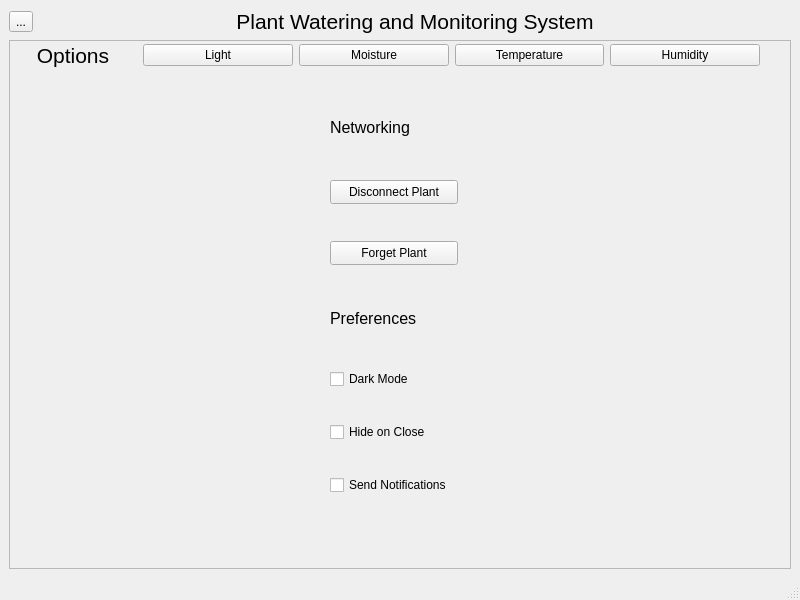
<?xml version="1.0" encoding="UTF-8"?>
<ui version="4.0">
 <class>MainWindow</class>
 <widget class="QMainWindow" name="MainWindow">
  <property name="geometry">
   <rect>
    <x>0</x>
    <y>0</y>
    <width>800</width>
    <height>600</height>
   </rect>
  </property>
  <property name="windowTitle">
   <string>MainWindow</string>
  </property>
  <widget class="QWidget" name="centralwidget">
   <layout class="QGridLayout" name="gridLayout">
    <item row="1" column="0">
     <widget class="QToolButton" name="optionsButton">
      <property name="text">
       <string>...</string>
      </property>
     </widget>
    </item>
    <item row="1" column="1">
     <widget class="QLabel" name="titleLabel">
      <property name="font">
       <font>
        <pointsize>16</pointsize>
       </font>
      </property>
      <property name="autoFillBackground">
       <bool>true</bool>
      </property>
      <property name="text">
       <string>Plant Watering and Monitoring System</string>
      </property>
      <property name="alignment">
       <set>Qt::AlignCenter</set>
      </property>
     </widget>
    </item>
    <item row="2" column="0" rowspan="3" colspan="2">
     <layout class="QGridLayout" name="optionsMenu" rowstretch="0">
      <property name="rightMargin">
       <number>0</number>
      </property>
      <item row="0" column="0">
       <widget class="QFrame" name="optionsMenuFrame">
        <property name="autoFillBackground">
         <bool>true</bool>
        </property>
        <property name="frameShape">
         <enum>QFrame::StyledPanel</enum>
        </property>
        <property name="frameShadow">
         <enum>QFrame::Raised</enum>
        </property>
        <widget class="QWidget" name="horizontalLayoutWidget_2">
         <property name="geometry">
          <rect>
           <x>0</x>
           <y>0</y>
           <width>751</width>
           <height>31</height>
          </rect>
         </property>
         <layout class="QHBoxLayout" name="horizontalLayout_3">
          <item>
           <widget class="QLabel" name="optionsLabel">
            <property name="maximumSize">
             <size>
              <width>128</width>
              <height>32</height>
             </size>
            </property>
            <property name="font">
             <font>
              <pointsize>16</pointsize>
             </font>
            </property>
            <property name="text">
             <string>Options</string>
            </property>
            <property name="alignment">
             <set>Qt::AlignCenter</set>
            </property>
            <property name="margin">
             <number>0</number>
            </property>
           </widget>
          </item>
          <item>
           <layout class="QHBoxLayout" name="horizontalLayout">
            <property name="sizeConstraint">
             <enum>QLayout::SetDefaultConstraint</enum>
            </property>
            <item>
             <widget class="QPushButton" name="pushButton_4">
              <property name="text">
               <string>Light</string>
              </property>
             </widget>
            </item>
            <item>
             <widget class="QPushButton" name="pushButton_3">
              <property name="text">
               <string>Moisture</string>
              </property>
             </widget>
            </item>
            <item>
             <widget class="QPushButton" name="pushButton_2">
              <property name="text">
               <string>Temperature</string>
              </property>
             </widget>
            </item>
            <item>
             <widget class="QPushButton" name="pushButton">
              <property name="text">
               <string>Humidity</string>
              </property>
             </widget>
            </item>
           </layout>
          </item>
         </layout>
        </widget>
        <widget class="QWidget" name="horizontalLayoutWidget">
         <property name="geometry">
          <rect>
           <x>0</x>
           <y>40</y>
           <width>771</width>
           <height>451</height>
          </rect>
         </property>
         <layout class="QHBoxLayout" name="horizontalLayout_2">
          <item>
           <layout class="QVBoxLayout" name="verticalLayout_2">
            <item>
             <widget class="QLabel" name="networkingLabel">
              <property name="maximumSize">
               <size>
                <width>128</width>
                <height>32</height>
               </size>
              </property>
              <property name="font">
               <font>
                <pointsize>12</pointsize>
               </font>
              </property>
              <property name="text">
               <string>Networking</string>
              </property>
             </widget>
            </item>
            <item>
             <widget class="QPushButton" name="disconnectPlantButton">
              <property name="maximumSize">
               <size>
                <width>128</width>
                <height>24</height>
               </size>
              </property>
              <property name="text">
               <string>Disconnect Plant</string>
              </property>
             </widget>
            </item>
            <item>
             <widget class="QPushButton" name="forgetPlantButton">
              <property name="maximumSize">
               <size>
                <width>128</width>
                <height>24</height>
               </size>
              </property>
              <property name="text">
               <string>Forget Plant</string>
              </property>
             </widget>
            </item>
            <item>
             <widget class="QLabel" name="preferencesLabel">
              <property name="maximumSize">
               <size>
                <width>128</width>
                <height>32</height>
               </size>
              </property>
              <property name="font">
               <font>
                <pointsize>12</pointsize>
               </font>
              </property>
              <property name="text">
               <string>Preferences</string>
              </property>
             </widget>
            </item>
            <item>
             <widget class="QCheckBox" name="darkModeCheckBox">
              <property name="maximumSize">
               <size>
                <width>128</width>
                <height>16</height>
               </size>
              </property>
              <property name="text">
               <string>Dark Mode</string>
              </property>
             </widget>
            </item>
            <item>
             <widget class="QCheckBox" name="hideOnCloseCheckBox">
              <property name="maximumSize">
               <size>
                <width>128</width>
                <height>16</height>
               </size>
              </property>
              <property name="text">
               <string>Hide on Close</string>
              </property>
             </widget>
            </item>
            <item>
             <widget class="QCheckBox" name="sendNotificationsCheckBox">
              <property name="maximumSize">
               <size>
                <width>128</width>
                <height>16</height>
               </size>
              </property>
              <property name="text">
               <string>Send Notifications</string>
              </property>
             </widget>
            </item>
           </layout>
          </item>
          <item>
           <layout class="QVBoxLayout" name="verticalLayout">
            <property name="spacing">
             <number>6</number>
            </property>
            <property name="leftMargin">
             <number>0</number>
            </property>
            <property name="topMargin">
             <number>0</number>
            </property>
            <property name="rightMargin">
             <number>0</number>
            </property>
            <property name="bottomMargin">
             <number>0</number>
            </property>
           </layout>
          </item>
         </layout>
        </widget>
       </widget>
      </item>
     </layout>
    </item>
   </layout>
  </widget>
  <widget class="QMenuBar" name="menubar">
   <property name="geometry">
    <rect>
     <x>0</x>
     <y>0</y>
     <width>800</width>
     <height>21</height>
    </rect>
   </property>
  </widget>
  <widget class="QStatusBar" name="statusbar"/>
 </widget>
 <resources/>
 <connections/>
</ui>
